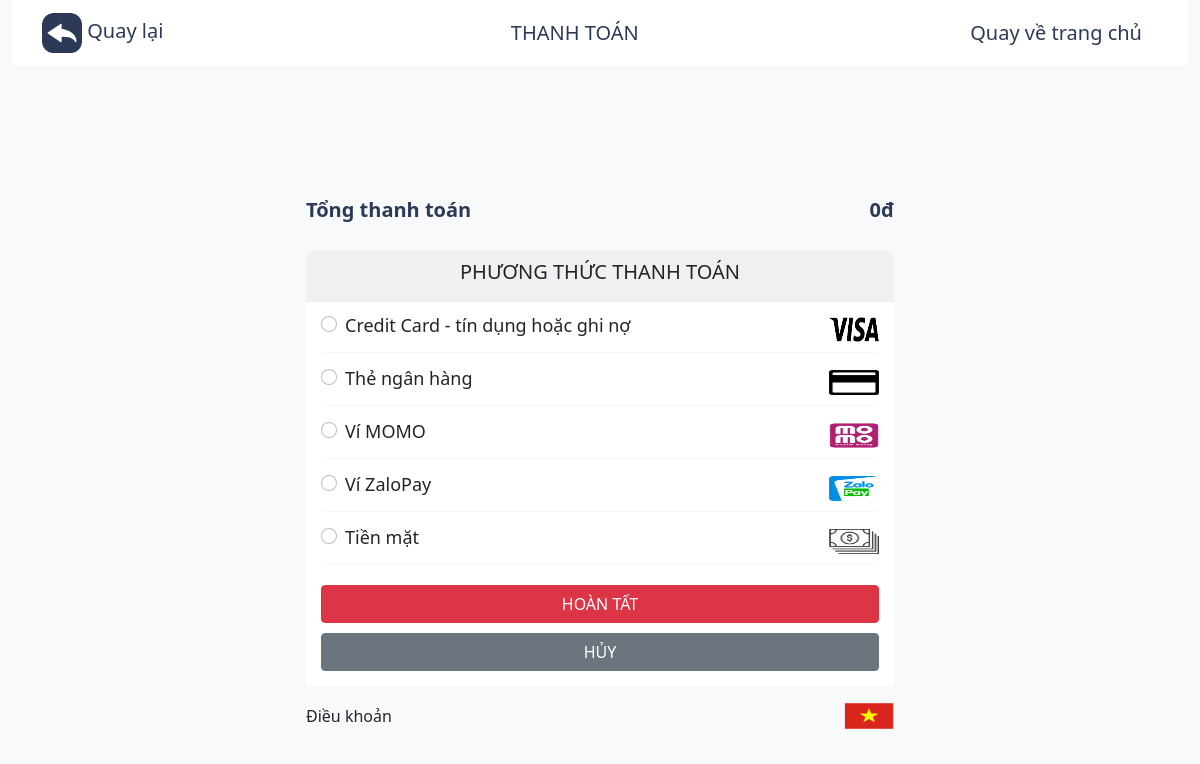
Before: /src/payment.php with the older database file.
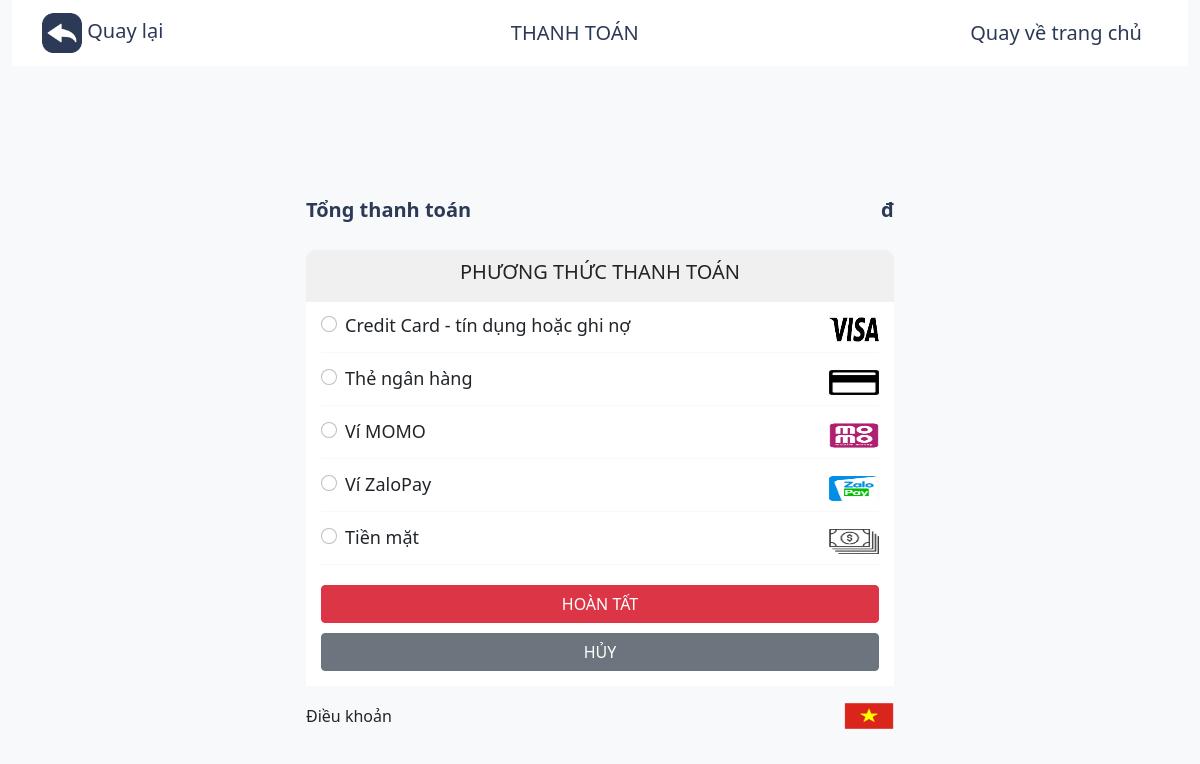
After: the same page with the newer database file.
### tables this page shows
CREATE TABLE `order`(
    `ID` INT UNSIGNED NOT NULL PRIMARY KEY AUTO_INCREMENT,
    `table` TINYINT UNSIGNED DEFAULT 1,
    `total_price` INT DEFAULT 0,
    `status` TINYINT CHECK (`status` IN (0,1)),
    FOREIGN KEY(`table`) REFERENCES `table`(`ID`)
);

### src/payment.php (the view, shortened to what this page needs)
<?php
	include ('component/header.php');
	$servername = "localhost";
	$username = "root";
	$password = "";
	$database = "POS";
	$conn = new mysqli($servername, $username, $password, $database);
	$sql = "SELECT MAX(`ID`) AS `ID` FROM `order` WHERE `status` = 0;";
	$OID = mysqli_query($conn, $sql);
	$OID_row = mysqli_fetch_assoc($OID);
	$OID_row = $OID_row['ID'];
	$sql = "SELECT * FROM `order` where `ID` = '$OID_row';";
	$order = mysqli_query($conn, $sql);
	$order = mysqli_fetch_assoc($order);
	$total_price = $order['total_price'];
?>
	<div class="contain">
		<div class="main">
			<div class="row1">
				<p class="text1">Tổng thanh toán</p>
				<p class="text2"><?php echo $total_price . "đ"; ?></p>
			</div>
			<div class="row2">
				<h5>PHƯƠNG THỨC THANH TOÁN</h5>
			</div>
			<div class="row3">
				<form action="process_payment.php" method="GET" name="payment_form">
					<div class="form-check">
					  	<input class="form-check-input" type="radio" name="payment_method" class="payment_method" id="exampleRadios1" value="visa" >
					  	<label id="formid-check-label" for="exampleRadios1">
					    	Credit Card - tín dụng hoặc ghi nợ
					  	</label>
					  	<img src="../images/visa.png">
					</div>
					<div class="form-check">
					  	<input class="form-check-input" type="radio" name="payment_method" class="payment_method" id="exampleRadios2" value="card">
					  	<label id="form-check-label" for="exampleRadios2">
					    	Thẻ ngân hàng
					  	</label>
					  	<img src="../images/card.png">
					</div>
					<div class="form-check">
					  	<input class="form-check-input" type="radio" name="payment_method" class="payment_method" id="exampleRadios3" value="momo">
					  	<label id="form-check-label" for="exampleRadios3">
					    	Ví MOMO
					  	</label>
					  	<img src="../images/momo.png">
					</div>
					<div class="form-check">
					  	<input class="form-check-input" type="radio" name="payment_method" class="payment_method" id="exampleRadios4" value="zalopay">
					  	<label id="form-check-label" for="exampleRadios4">
					    	Ví ZaloPay
					  	</label>
					  	<img src="../images/zalopay.png">
					</div>
					<div class="form-check">
					  	<input class="form-check-input" type="radio" name="payment_method" class="payment_method" id="exampleRadios5" value="cash">
					  	<label id="form-check-label" for="exampleRadios5">
					    	Tiền mặt
					  	</label>
					  	<img src="../images/cash.png">
					</div>
					<div class="button">
						<input type="submit" value="HOÀN TẤT" class="btn btn-danger w-100">
					</div>
				</form>
				<button onclick="deleteOrder()" class="btn w-100 btn-secondary" style="margin-top: 10px;">HỦY</button>
			</div>
			<div class="row5">
				<p>Điều khoản</p>
				<img src="../images/VN.png">
			</div>
		</div>
	</div>
<?php
	include ('component/footer.php');
?>

Changed rows visible on the page:
removed order: total_price "0"
